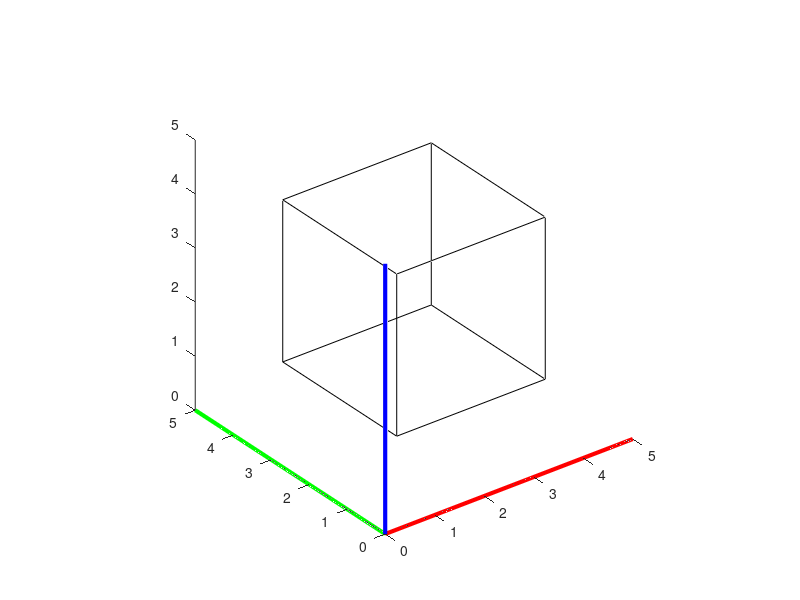

This chart was generated by the following MATLAB code:
cubo = [1 4 4 1 1 1 4 4 1 1;
        1 1 4 4 1 1 1 4 4 1;
        1 1 1 1 1 4 4 4 4 4;
        1 1 1 1 1 1 1 1 1 1];

%%EJES PRINCIPALES
    line([0 5],[0 0],[0 0],'color','red','linewidth', 3)
    line([0 0],[0 5],[0 0],'color','green','linewidth', 3)
    line([0 0],[0 0],[0 5],'color','blue','linewidth', 3)
    axis equal
    xlim([0 5]); ylim([0 5]);
    hold on

 line(cubo(1,:), cubo(2,:), cubo(3,:), 'color', 'black')
 line([cubo(1,2) cubo(1,7)],[cubo(2,2) cubo(2,7)],[cubo(3,2) cubo(3,7)],'color','black');
 line([cubo(1,3) cubo(1,8)],[cubo(2,3) cubo(2,8)],[cubo(3,3) cubo(3,8)],'color','black');
 line([cubo(1,4) cubo(1,9)],[cubo(2,4) cubo(2,9)],[cubo(3,4) cubo(3,9)],'color','black');

 view(3)
